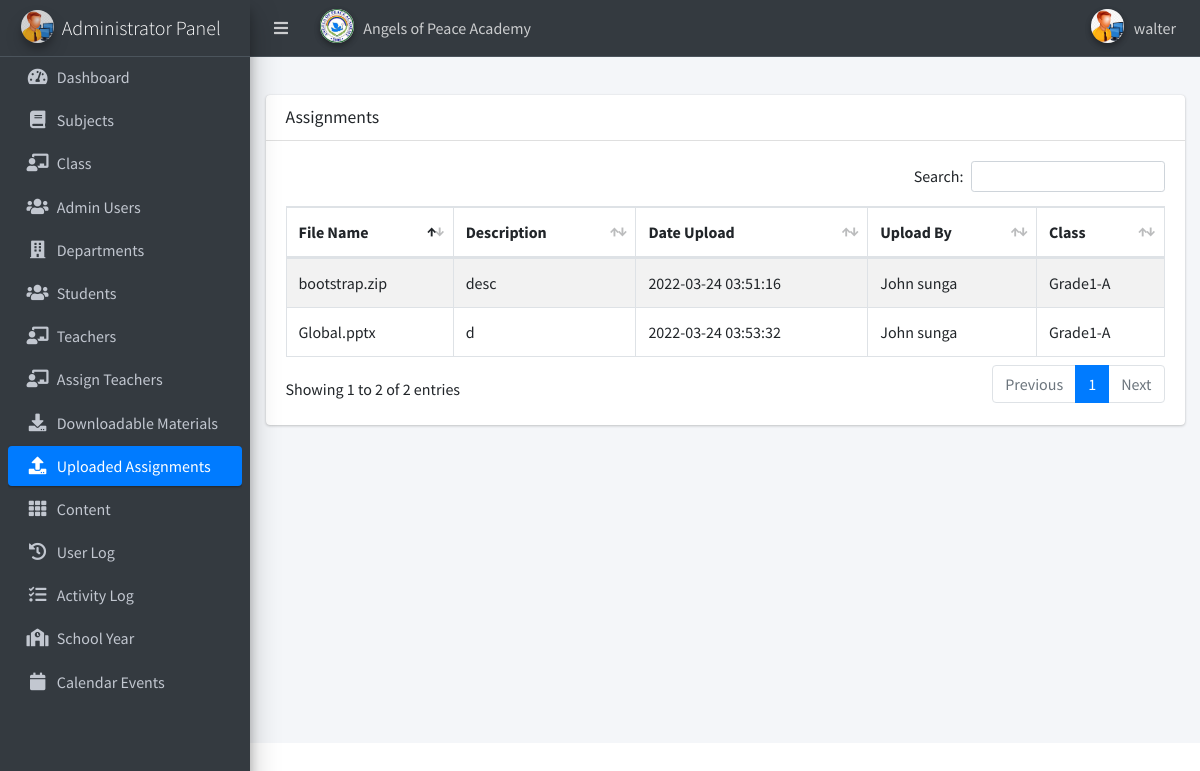
Screenshot of /lms/admin/assignment.php (signed in) with the database file from the repository.
### tables this page shows
CREATE TABLE `users` (
  `user_id` int(11) NOT NULL,
  `username` varchar(100) NOT NULL,
  `password` varchar(100) NOT NULL,
  `firstname` varchar(100) NOT NULL,
  `lastname` varchar(100) NOT NULL
);

CREATE TABLE `assignment` (
  `assignment_id` int(11) NOT NULL,
  `floc` varchar(300) NOT NULL,
  `fdatein` varchar(100) NOT NULL,
  `fdesc` varchar(100) NOT NULL,
  `teacher_id` int(11) NOT NULL,
  `class_id` int(11) NOT NULL,
  `fname` varchar(100) NOT NULL
);

CREATE TABLE `teacher` (
  `teacher_id` int(11) NOT NULL,
  `username` varchar(100) NOT NULL,
  `password` varchar(200) NOT NULL,
  `default_password` varchar(100) NOT NULL,
  `firstname` varchar(100) NOT NULL,
  `lastname` varchar(100) NOT NULL,
  `department_id` int(50) NOT NULL,
  `email` varchar(30) NOT NULL,
  `location` varchar(200) NOT NULL,
  `about` varchar(500) NOT NULL,
  `teacher_stat` varchar(100) NOT NULL,
  `pass_stat` text NOT NULL
);

CREATE TABLE `class` (
  `class_id` int(11) NOT NULL,
  `class_name` varchar(100) NOT NULL
);

### lms/admin/session.php (called while the page is built, shortened)
<?php
$session_id=$_SESSION['id'];
?>

### lms/admin/assignment.php (the view, shortened to what this page needs)
<?php include('header.php'); ?>
<?php  include('session.php'); ?>
<html lang="en">
<body class="hold-transition sidebar-mini layout-navbar-fixed layout-fixed">
<div class="wrapper">
<?php include('navbarmain.php'); ?>
  <div class="content-wrapper">
    <section class="content-header">
    </section>
    <section class="content">
      <div class="container-fluid">
        <div class="row">
          <div class="col-12">
            <div class="card">
              <div class="card-header">
                <h3 class="card-title">Assignments</h3>
              </div>
              <div class="card-body">
			  <form action="delete_subject.php" method="post">
                <table id="example1" class="table table-bordered table-striped">
                  <thead>
                  <tr>
                  <th>File Name</th>
					<th>Description</th>
					<th>Date Upload</th>
					<th>Upload By</th>
					<th>Class</th>
                  </tr>
                  </thead>
                  <tbody>
					<?php
					$query = mysqli_query($conn,"select * FROM assignment LEFT JOIN teacher ON teacher.teacher_id = assignment.teacher_id
						LEFT JOIN teacher_class ON teacher_class.teacher_class_id = assignment.class_id
						INNER JOIN class ON class.class_id = teacher_class.class_id  ")or die(mysqli_error());
						while($row = mysqli_fetch_array($query)){
					?>
					<tr>
                     <td><?php  echo $row['fname']; ?></td>
                     <td><?php echo $row['fdesc']; ?></td>
                     <td><?php echo $row['fdatein']; ?></td>
                     <td><?php echo $row['firstname']." ".$row['lastname']; ?></td>
                      <td><?php echo $row['class_name']; ?></td>
					</tr>
					<?php } ?>
                  </tbody>
                </table>
				</form>
              </div>
            </div>
          </div>
        </div>
      </div>
    </section>
  </div>
</div>
</body>
</html>

### lms/admin/navbarmain.php (shortened to what this page needs)
<nav class="main-header navbar navbar-expand navbar-dark navbar-light">
  <ul class="navbar-nav">
    <li class="nav-item">
      <a class="nav-link" data-widget="pushmenu" href="#" role="button"><i class="fas fa-bars"></i></a>
    </li>
   <li class="nav-item dropdown user-menu">
      <a href="#" class="nav-link dropdown-toggle" data-toggle="dropdown">
        <img src="../../dist/img/logo.jpg" class="user-image img-circle elevation-2" alt="logo">
        <span class="d-none d-md-inline">Angels of Peace Academy</span>
      </a>
    </li>
  </ul>
  <ul class="navbar-nav ml-auto">
  <li class="nav-item dropdown user-menu">
  	<?php $query= mysqli_query($conn,"select * from users where user_id = '$session_id'")or die(mysqli_error());
		$row = mysqli_fetch_array($query);
?>
      <a href="#" class="nav-link dropdown-toggle" data-toggle="dropdown">
        <img src="../../dist/img/admin_avatar.png" class="user-image img-circle elevation-2" alt="User Image">
        <span class="d-none d-md-inline"><?php echo $row['username'];  ?></span>
      </a>
    </li>
  </ul>
</nav>
  <aside class="main-sidebar sidebar-dark-primary elevation-4">
 <a href="dashboard.php" class="brand-link">
    <img src="../../dist/img/admin_avatar.png" alt=" Logo" class="brand-image img-circle elevation-3" style="opacity: .8">
    <span class="brand-text font-weight-light">Administrator Panel</span>
  </a>
  <div class="sidebar">
    <nav class="mt-2">
      <ul class="nav nav-pills nav-sidebar flex-column" data-widget="treeview" role="menu" data-accordion="false">
        <li class="nav-item">
  <a class="nav-link <?php echo (basename($_SERVER['PHP_SELF'])=="dashboard.php")?"active":""?>"href="dashboard.php">
            <i class="nav-icon fas fa-tachometer-alt"></i>
            <p>
              Dashboard
            </p>
          </a>
        </li>
        <li class="nav-item">
  <a class="nav-link <?php echo (basename($_SERVER['PHP_SELF'])=="subjects.php")?"active":""?>"href="subjects.php">
            <i class="nav-icon fas fa-book"></i>
            <p>
              Subjects
            </p>
          </a>
        </li>
        <li class="nav-item">
         	<a class="nav-link <?php echo (basename($_SERVER['PHP_SELF'])=="class.php")?"active":""?>"href="class.php">
            <i class="nav-icon fas fa-chalkboard-teacher"></i>
            <p>
              Class
            </p>
          </a>
        </li>
        <li class="nav-item">
          <a class="nav-link <?php echo (basename($_SERVER['PHP_SELF'])=="admin_user.php")?"active":""?>"href="admin_user.php">
            <i class="nav-icon fas fa-users"></i>
            <p>
              Admin Users
            </p>
          </a>
        </li>
         <li class="nav-item">
           <a class="nav-link <?php echo (basename($_SERVER['PHP_SELF'])=="department.php")?"active":""?>"href="department.php">
            <i class="nav-icon fas fa-building"></i>
            <p>
             Departments
            </p>
          </a>
        </li>
   <li class="nav-item">
          <a class="nav-link <?php echo (basename($_SERVER['PHP_SELF'])=="students.php")?"active":""?>"href="students.php">
            <i class="nav-icon fas fa-users"></i>
            <p>
             Students
            </p>
          </a>
        </li>
   <li class="nav-item">
          <a class="nav-link <?php echo (basename($_SERVER['PHP_SELF'])=="teachers.php")?"active":""?>"href="teachers.php">
            <i class="nav-icon fas fa-chalkboard-teacher"></i>
            <p>
             Teachers
            </p>
          </a>
        </li>
   <li class="nav-item">
          <a class="nav-link <?php echo (basename($_SERVER['PHP_SELF'])=="assign_teacher.php")?"active":""?>"href="assign_teacher.php">
            <i class="nav-icon fas fa-chalkboard-teacher"></i>
            <p>
             Assign Teachers
            </p>
          </a>
        </li>
   <li class="nav-item">
           <a class="nav-link <?php echo (basename($_SERVER['PHP_SELF'])=="downloadable.php")?"active":""?>"href="downloadable.php">
            <i class="nav-icon fas fa-download"></i>
            <p>
             Downloadable Materials
            </p>
          </a>
        </li>
   <li class="nav-item">
           <a class="nav-link <?php echo (basename($_SERVER['PHP_SELF'])=="assignment.php")?"active":""?>"href="assignment.php">
            <i class="nav-icon fas fa-upload"></i>
            <p>
             Uploaded Assignments
            </p>
          </a>
        </li>
   <li class="nav-item">
          <a class="nav-link <?php echo (basename($_SERVER['PHP_SELF'])=="content.php")?"active":""?>"href="content.php">
            <i class="nav-icon fas fa-th"></i>
            <p>
             Content
            </p>
          </a>
        </li>
   <li class="nav-item">
           <a class="nav-link <?php echo (basename($_SERVER['PHP_SELF'])=="user_log.php")?"active":""?>"href="user_log.php">
            <i class="nav-icon fas fa-history"></i>
            <p>
              User Log
            </p>
          </a>
        </li>
   <li class="nav-item">
           <a class="nav-link <?php echo (basename($_SERVER['PHP_SELF'])=="activity_log.php")?"active":""?>"href="activity_log.php">
            <i class="nav-icon fas fa-tasks"></i>
            <p>
              Activity Log
            </p>
          </a>
        </li>
   <li class="nav-item">
           <a class="nav-link <?php echo (basename($_SERVER['PHP_SELF'])=="school_year.php")?"active":""?>"href="school_year.php">
            <i class="nav-icon fas fa-school"></i>
            <p>
            School Year
            </p>
          </a>
        </li>
   <li class="nav-item">
           <a class="nav-link <?php echo (basename($_SERVER['PHP_SELF'])=="calendar_of_events.php")?"active":""?>"href="calendar_of_events.php">
            <i class="nav-icon fas fa-calendar"></i>
            <p>
              Calendar Events
            </p>
          </a>
        </li>
      </ul>
  </div>
</aside>

### rows the page displays
users: username "walter"
assignment: fname "bootstrap.zip", fdesc "desc", fdatein "2022-03-24 03:51:16", teacher.firstname "John", teacher.lastname "sunga", class.class_name "Grade1-A"
assignment: fname "Global.pptx", fdesc "d", fdatein "2022-03-24 03:53:32", teacher.firstname "John", teacher.lastname "sunga", class.class_name "Grade1-A"
